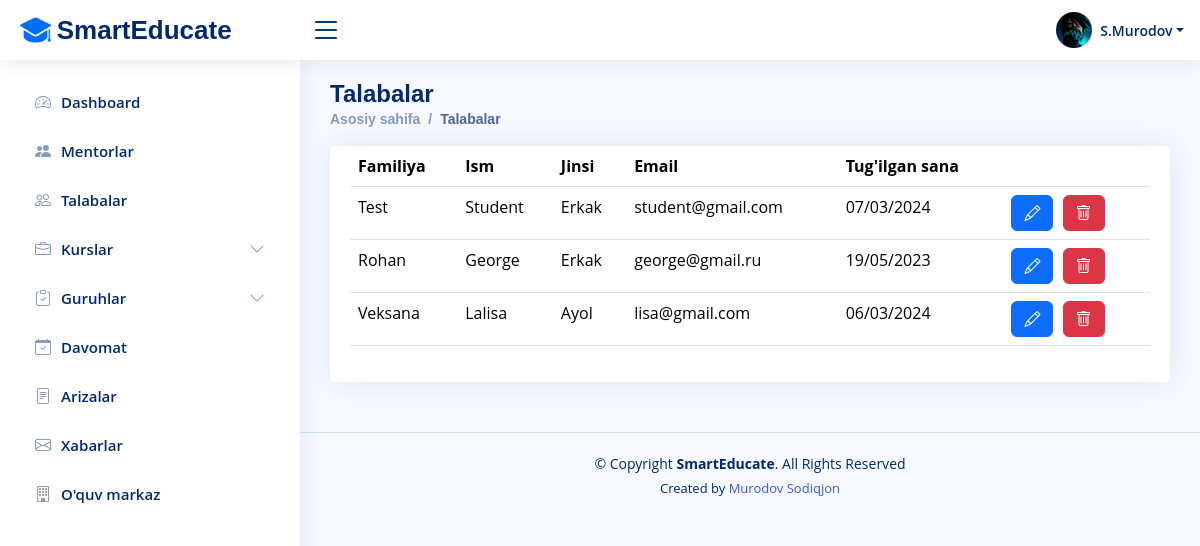
Screenshot of /accounts/students (signed in) with the database file from the repository.
### management/models.py (models this page shows)
class CompanyInfo(models.Model):
    name = models.CharField(max_length=70)
    address = models.CharField(max_length=100)
    phone = models.CharField(max_length=14)
    email = models.EmailField(max_length=255)
    start_day = models.CharField(max_length=4, choices=DAYS_CHOICES, blank=True, null=True)
    end_day = models.CharField(max_length=4, choices=DAYS_CHOICES, blank=True, null=True)
    start_time = models.TimeField()
    end_time = models.TimeField()

### accounts/models.py (models this page shows, shortened)
class Profile(models.Model):
    user_id = models.OneToOneField(User, on_delete=models.CASCADE)
    first_name = models.CharField(max_length=100)
    last_name = models.CharField(max_length=100)
    role = models.ForeignKey(Group, on_delete=models.PROTECT, default=1)
    email = models.EmailField(max_length=255)
    image = models.ImageField(upload_to='images', blank=True, null=True)
    birthday = models.DateField()
    gender = models.CharField(max_length=5, choices=ATTENDANCE_GENDER_CHOICES)
    phone = models.CharField(max_length=14)
    about = models.TextField(blank=True, null=True)
    facebook_link = models.CharField(max_length=255, blank=True, null=True)
    telegram_link = models.CharField(max_length=255, blank=True, null=True)
    instagram_link = models.CharField(max_length=255, blank=True, null=True)
    twitter_link = models.CharField(max_length=255, blank=True, null=True)

### accounts/views.py (the view)
# urls.py: path('students', StudentsPageView.as_view(), name='students_page'),
class StudentsPageView(LoginRequiredMixin, GetData, TemplateView):
    template_name = 'accounts/students.html'
    def get_context_data(self, *args, **kwargs):
        context = super(StudentsPageView, self).get_context_data(*args, **kwargs)
        student = Group.objects.get(name='Student')
        context['users'] = Profile.objects.filter(role=student)
        return context

### management/views.py (called while the page is built)
    def get_profile(self):
        return Profile.objects.get(user_id=self.request.user.id)

    def get_company_info(self):
        return CompanyInfo.objects.get(pk=1)

### templates/accounts/students.html (shortened to what this page needs)
{% extends 'base.html' %}
{% load static %}
{% block content %}
<div class="pagetitle">
    <h1>Talabalar</h1>
    <nav>
        <ol class="breadcrumb">
            <li class="breadcrumb-item"><a href="{% url 'home_page' %}">Asosiy sahifa</a></li>
            <li class="breadcrumb-item active">Talabalar</li>
        </ol>
    </nav>
</div>
<section class="section">
    <div class="row">
        <div class="col-lg-12">
            <div class="card">
                <div class="card-body">
                    <table class="table datatable">
                        <thead>
                        <tr>
                            <th>Familiya</th>
                            <th>Ism</th>
                            <th>Jinsi</th>
                            <th>Email</th>
                            <th data-type="date" data-format="DD/MM/YYYY">Tug'ilgan sana</th>
                            <th></th>
                        </tr>
                        </thead>
                        <tbody>
                        {% for user in users %}
                        <tr>
                            <td>{{ user.last_name|capfirst }}</td>
                            <td>{{ user.first_name|capfirst }}</td>
                            {% if user.gender == "1" %}
                            <td>Erkak</td>
                            {% else %}
                            <td>Ayol</td>
                            {% endif %}
                            <td>{{ user.email }}</td>
                            <td>{{ user.birthday|date:"d/m/Y" }}</td>
                            <td>
                                <a class="btn btn-primary btn-size" href="{% url 'edit-user' pk=user.id %}"><i
                                        class="bi bi-pencil"></i></a>
                                <a class="btn btn-danger btn-size" href="{% url 'student_delete' pk=user.user_id.id %}"><i class="bi bi-trash"></i></a>
                            </td>
                        </tr>
                        {% endfor %}
                        </tbody>
                    </table>
                </div>
            </div>
        </div>
    </div>
</section>
{% endblock %}

### templates/includes/header.html (shortened to what this page needs)
{% load static %}
<header id="header" class="header fixed-top d-flex align-items-center">
    <div class="d-flex align-items-center justify-content-between">
        <a href="{% url 'home_page' %}" class="logo d-flex align-items-center">
            <img src="{% static 'img/logo/logo.png' %}" alt="logo">
            {% if view.get_profile %}
            <span class="d-none d-lg-block">{{ view.get_company_info.name }}</span>
            {% else %}
            <span class="d-none d-lg-block">{{ get_company_info.name }}</span>
            {% endif %}
        </a>
        <i class="bi bi-list toggle-sidebar-btn"></i>
    </div>
    <nav class="header-nav ms-auto">
        <ul class="d-flex align-items-center">
            <li class="nav-item dropdown pe-3">
                <a class="nav-link nav-profile d-flex align-items-center pe-0" href="#" data-bs-toggle="dropdown">
                    {% if view.get_profile.image %}
                        <img src="{{ view.get_profile.image.url }}" alt="Profile" class="rounded-circle" width="36px" height="36px">
                    {% elif get_profile.image %}
                        <img src="{{ get_profile.image.url }}" alt="Profile" class="rounded-circle" width="36px" height="36px">
                    {% else %}
                        <img src="{% static 'img/user.png' %}" alt="Profile" class="rounded-circle">
                    {% endif %}
                    {% if view.get_profile %}
                    <span class="d-none d-md-block dropdown-toggle ps-2">{{ view.get_profile.first_name|capfirst|make_list|first }}.{{ view.get_profile.last_name|capfirst }}</span>
                    {% else %}
                    <span class="d-none d-md-block dropdown-toggle ps-2">{{ get_username|capfirst }}</span>
                    {% endif %}
                </a>
            </li>
        </ul>
    </nav>
</header>

### templates/includes/footer.html (shortened to what this page needs)
{% load static %}
<footer id="footer" class="footer">
    <div class="copyright">
        &copy; Copyright <strong><span>{{ view.get_company_info.name }}</span></strong>. All Rights Reserved
    </div>
    <div class="credits">
        Created by <a href="https://www.instagram.com/sodiqjan_murodov/">Murodov Sodiqjon</a>
    </div>
</footer>

### static/css/style.css (style rules this page uses)
:root { scroll-behavior: smooth; }
body { font-family: "Open Sans", sans-serif; background: #f6f9ff; color: #444444; user-select: none; -webkit-user-select: none; -moz-user-select: none; -ms-user-select: none; }
a { color: #4154f1; text-decoration: none; }
h1, h2, h3, h4, h5, h6 { font-family: "Nunito", sans-serif; }
.pagetitle { margin-bottom: 10px; }
.pagetitle h1 { font-size: 24px; margin-bottom: 0; font-weight: 600; color: #012970; }
.btn-size { padding: 5px 12px; margin-right: 5px; }
.card { margin-bottom: 30px; border: none; border-radius: 5px; box-shadow: 0px 0 30px rgba(1, 41, 112, 0.1); }
.card-body { padding: 0 20px 20px 20px; }
.breadcrumb { font-size: 14px; font-family: "Nunito", sans-serif; color: #899bbd; font-weight: 600; }
.breadcrumb a { color: #899bbd; transition: 0.3s; }
.breadcrumb .breadcrumb-item::before { color: #899bbd; }
.breadcrumb .active { color: #51678f; font-weight: 600; }
.logo { line-height: 1; }
@media (min-width: 1200px) { .logo { width: 280px; } }
.logo img { max-height: 26px; margin-right: 6px; }
.logo span { font-size: 26px; font-weight: 700; color: #012970; font-family: "Nunito", sans-serif; }
.header { transition: all 0.5s; z-index: 997; height: 60px; box-shadow: 0px 2px 20px rgba(1, 41, 112, 0.1); background-color: #fff; padding-left: 20px; }
.header .toggle-sidebar-btn { font-size: 32px; padding-left: 10px; cursor: pointer; color: #012970; }
.header-nav ul { list-style: none; }
.header-nav>ul { margin: 0; padding: 0; }
.header-nav .nav-profile { color: #012970; }
.header-nav .nav-profile img { max-height: 36px; }
.header-nav .nav-profile span { font-size: 14px; font-weight: 600; }
@media (min-width: 1200px) { #main, #footer { margin-left: 300px; } }
.footer { padding: 20px 0; font-size: 14px; transition: all 0.3s; border-top: 1px solid #cddfff; }
.footer .copyright { text-align: center; color: #012970; }
.footer .credits { padding-top: 5px; text-align: center; font-size: 13px; color: #012970; }

### rows the page displays
CompanyInfo: get_company_info.name "SmartEducate"
Profile: last_name "Test", first_name "Student", gender "Erkak", email "student@gmail.com", birthday "07/03/2024"
Profile: last_name "Rohan", first_name "George", gender "Erkak", email "george@gmail.ru", birthday "19/05/2023"
Profile: last_name "Veksana", first_name "Lalisa", gender "Ayol", email "lisa@gmail.com", birthday "06/03/2024"

### other values shown
{{ view.get_profile.first_name|capfirst|make_list|first }} "S"
{{ view.get_profile.last_name|capfirst }} "Murodov"
